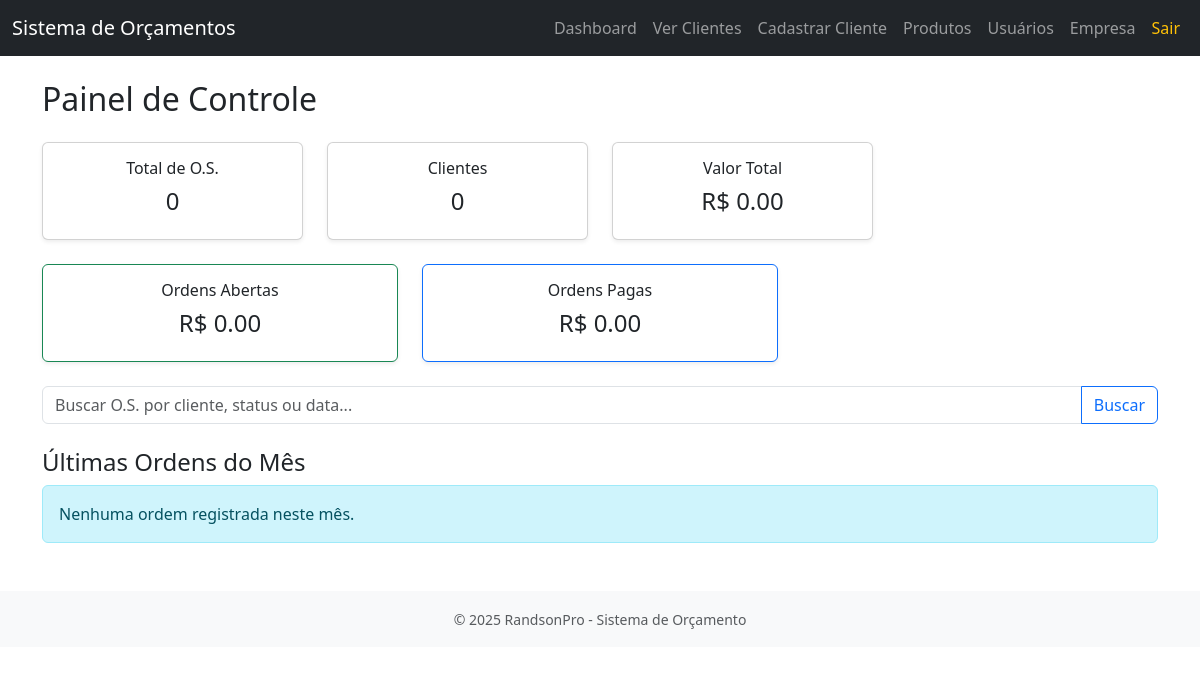
/dashboard (signed in), run on an earlier commit of the app's database.
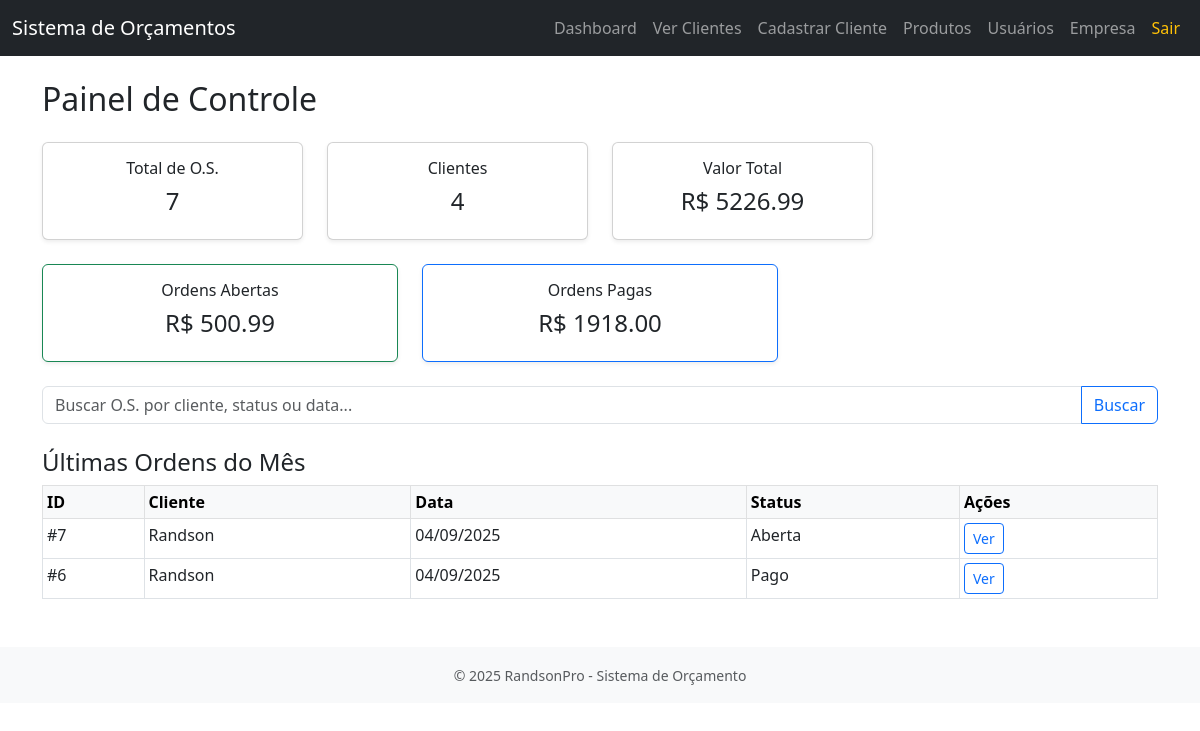
And on a later commit of the database.
### models.py (models this page shows)
class OrdemServico(db.Model):
    __tablename__ = 'ordens_servico'
    id = db.Column(db.Integer, primary_key=True)
    cliente_id = db.Column(db.Integer, db.ForeignKey('clientes.id'), nullable=False)
    observacoes = db.Column(db.Text)
    data_criacao = db.Column(db.DateTime, default=datetime.utcnow)
    desconto = db.Column(db.Float, default=0.0)
    status = db.Column(db.String(50), default='Aberta')
    itens_os = db.relationship('ItemOS', backref='ordem', cascade='all, delete-orphan')
    @property
    def total(self):
        return sum(item.quantidade * item.produto.preco for item in self.itens_os) - (self.desconto or 0)

class Cliente(db.Model):
    __tablename__ = 'clientes'
    id = db.Column(db.Integer, primary_key=True)
    nome = db.Column(db.String(100), nullable=False)
    telefone = db.Column(db.String(20))
    email = db.Column(db.String(100))
    cpf_cnpj = db.Column(db.String(20))
    cidade = db.Column(db.String(100))
    ordens = db.relationship('OrdemServico', backref='cliente', cascade='all, delete-orphan')

### app.py (the view)
@app.route('/dashboard')
@login_required
def dashboard():
    total_os = OrdemServico.query.count()
    total_clientes = Cliente.query.count()
    valor_total = sum(os.total for os in OrdemServico.query.all())
    valor_pago = sum(os.total for os in OrdemServico.query.filter_by(status='Pago').all())
    valor_cancelado = sum(os.total for os in OrdemServico.query.filter_by(status='Cancelado').all())
    valor_aberto = sum(os.total for os in OrdemServico.query.filter_by(status='Aberta').all())
    hoje = datetime.today()
    inicio_mes = datetime(hoje.year, hoje.month, 1)
    ultimas_ordens = OrdemServico.query.filter(
        OrdemServico.data_criacao >= inicio_mes
    ).order_by(OrdemServico.data_criacao.desc()).limit(10).all()
    return render_template(
        'dashboard.html',
        total_os=total_os,
        total_clientes=total_clientes,
        valor_total=valor_total,
        valor_pago=valor_pago,
        valor_cancelado=valor_cancelado,
        valor_aberto=valor_aberto,
        ultimas_ordens=ultimas_ordens
    )

### app.py (called while the page is built)
def login_required(f):
    @wraps(f)
    def decorated_function(*args, **kwargs):
        if 'usuario_id' not in session:
            flash("Você precisa estar logado para acessar esta página.", "warning")
            return redirect(url_for('login'))
        return f(*args, **kwargs)
    return decorated_function

@app.context_processor
def inject_datetime():
    return {'datetime': datetime}

### templates/dashboard.html (shortened to what this page needs)
{% extends 'base.html' %}
{% block content %}
<h2 class="mb-4">Painel de Controle</h2>
<div class="row text-center mb-4">
  <div class="col-md-3">
    <div class="card shadow-sm">
      <div class="card-body">
        <h6>Total de O.S.</h6>
        <h4>{{ total_os }}</h4>
      </div>
    </div>
  </div>
  <div class="col-md-3">
    <div class="card shadow-sm">
      <div class="card-body">
        <h6>Clientes</h6>
        <h4>{{ total_clientes }}</h4>
      </div>
    </div>
  </div>
  <div class="col-md-3">
    <div class="card shadow-sm">
      <div class="card-body">
        <h6>Valor Total</h6>
        <h4>R$ {{ '%.2f'|format(valor_total) }}</h4>
      </div>
    </div>
  </div>
</div>
<div class="row text-center mb-4">
  <div class="col-md-4">
    <a href="{{ url_for('listar_ordens_por_status', status='Aberta') }}" class="text-decoration-none text-dark">
      <div class="card border-success shadow-sm">
        <div class="card-body">
          <h6>Ordens Abertas</h6>
          <h4>R$ {{ '%.2f'|format(valor_aberto) }}</h4>
        </div>
      </div>
    </a>
  </div>
  <div class="col-md-4">
    <a href="{{ url_for('listar_ordens_por_status', status='Pago') }}" class="text-decoration-none text-dark">
      <div class="card border-primary shadow-sm">
        <div class="card-body">
          <h6>Ordens Pagas</h6>
          <h4>R$ {{ '%.2f'|format(valor_pago) }}</h4>
        </div>
      </div>
    </a>
  </div>
</div>
<form method="GET" action="{{ url_for('buscar_ordens') }}" class="mb-4">
  <div class="input-group">
    <input type="text" name="busca" class="form-control" placeholder="Buscar O.S. por cliente, status ou data...">
    <button type="submit" class="btn btn-outline-primary">Buscar</button>
  </div>
</form>
<h4 class="mt-4">Últimas Ordens do Mês</h4>
{% if ultimas_ordens %}
  <table class="table table-sm table-bordered">
    <thead class="table-light">
      <tr>
        <th>ID</th>
        <th>Cliente</th>
        <th>Data</th>
        <th>Status</th>
        <th>Ações</th>
      </tr>
    </thead>
    <tbody>
      {% for os in ultimas_ordens %}
      <tr>
        <td>#{{ os.id }}</td>
        <td>{{ os.cliente.nome }}</td>
        <td>{{ os.data_criacao.strftime('%d/%m/%Y') }}</td>
        <td>{{ os.status }}</td>
        <td>
          <a href="{{ url_for('visualizar_os', os_id=os.id) }}" class="btn btn-sm btn-outline-primary">Ver</a>
        </td>
      </tr>
      {% endfor %}
    </tbody>
  </table>
{% else %}
  <div class="alert alert-info">Nenhuma ordem registrada neste mês.</div>
{% endif %}
{% endblock %}

What changed in the data, as far as the page shows it:
added OrdemServico: id "7", cliente.nome "Randson", data_criacao "04/09/2025", status "Aberta"
added OrdemServico: id "6", cliente.nome "Randson", data_criacao "04/09/2025", status "Pago"
Also different on the page:
{{ total_os }}: "0" → "7"
{{ total_clientes }}: "0" → "4"
{{ '%.2f'|format(valor_total) }}: "0.00" → "5226.99"
{{ '%.2f'|format(valor_aberto) }}: "0.00" → "500.99"
{{ '%.2f'|format(valor_pago) }}: "0.00" → "1918.00"
text no longer shown: "Nenhuma ordem registrada neste mês."
text now shown: "ID Cliente Data Status Ações"
